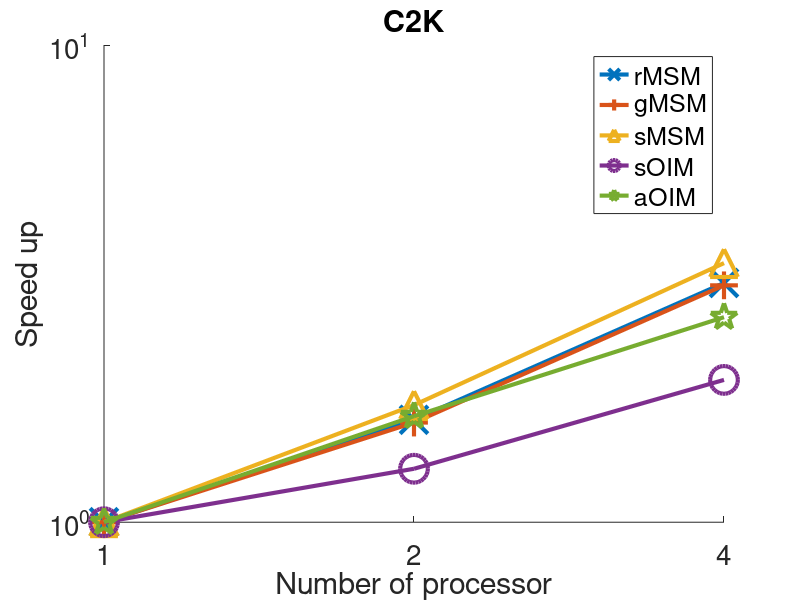

Recreate this plot in MATLAB.
clear

% Problem = 'Australian';
% speedUp = [];
% Algorithm = 'MOEA/D-STAT';
% STATTimeCost = 22330;
% speedUp(1:3,1) = [1;1;1];
% Algorithm = 'oipMOEA/D-FS-2';
% timeCost = 13931;
% speedUp(1,2) = STATTimeCost / timeCost;
% Algorithm = 'aspMOEA/D-FS-2';
% timeCost = 14122;
% speedUp(2,2) = STATTimeCost / timeCost;
% Algorithm = 'rdpMOEA/D-FS-2';
% timeCost = 13732;
% speedUp(3,2) = STATTimeCost / timeCost;
% Algorithm = 'oipMOEA/D-FS-4';
% timeCost = 8429;
% speedUp(1,3) = STATTimeCost / timeCost;
% Algorithm = 'aspMOEA/D-FS-4';
% timeCost = 8950;
% speedUp(2,3) = STATTimeCost / timeCost;
% Algorithm = 'rdpMOEA/D-FS-4';
% timeCost = 8202;
% speedUp(3,3) = STATTimeCost / timeCost;
% Algorithm = 'oipMOEA/D-FS-8';
% timeCost = 4934;
% speedUp(1,4) = STATTimeCost / timeCost;
% Algorithm = 'aspMOEA/D-FS-8';
% timeCost = 4952;
% speedUp(2,4) = STATTimeCost / timeCost;
% Algorithm = 'rdpMOEA/D-FS-8';
% timeCost = 5008;
% speedUp(3,4) = STATTimeCost / timeCost;

% Problem = 'Vehicle';
% speedUp = [];
% Algorithm = 'MOEA/D-STAT';
% STATTimeCost = 48772;
% speedUp(1:3,1) = [1;1;1];
% Algorithm = 'oipMOEA/D-FS-2';
% timeCost = 31222;
% speedUp(1,2) = STATTimeCost / timeCost;
% Algorithm = 'oipMOEA/D-FS-4';
% timeCost = 15520;
% speedUp(1,3) = STATTimeCost / timeCost;
% Algorithm = 'oipMOEA/D-FS-8';
% timeCost = 9199;
% speedUp(1,4) = STATTimeCost / timeCost;
% Algorithm = 'aspMOEA/D-FS-2';
% timeCost = 25494;
% speedUp(2,2) = STATTimeCost / timeCost;
% Algorithm = 'aspMOEA/D-FS-4';
% timeCost = 15937;
% speedUp(2,3) = STATTimeCost / timeCost;
% Algorithm = 'aspMOEA/D-FS-8';
% timeCost = 9118;
% speedUp(2,4) = STATTimeCost / timeCost;
% Algorithm = 'rdpMOEA/D-FS-2';
% timeCost = 27103;
% speedUp(3,2) = STATTimeCost / timeCost;
% Algorithm = 'rdpMOEA/D-FS-4';
% timeCost = 14899;
% speedUp(3,3) = STATTimeCost / timeCost;
% Algorithm = 'rdpMOEA/D-FS-8';
% timeCost = 8761;
% speedUp(3,4) = STATTimeCost / timeCost;

% Problem = 'Sonar';
% speedUp = [];
% Algorithm = 'MOEA/D-STAT';
% STATTimeCost = 25371;
% speedUp(1:3,1) = [1;1;1];
% Algorithm = 'oipMOEA/D-FS-2';
% timeCost = 15441;
% speedUp(1,2) = STATTimeCost / timeCost;
% Algorithm = 'aspMOEA/D-FS-2';
% timeCost = 13595;
% speedUp(2,2) = STATTimeCost / timeCost;
% Algorithm = 'rdpMOEA/D-FS-2';
% timeCost = 14543;
% speedUp(3,2) = STATTimeCost / timeCost;
% Algorithm = 'oipMOEA/D-FS-4';
% timeCost = 8473;
% speedUp(1,3) = STATTimeCost / timeCost;
% Algorithm = 'aspMOEA/D-FS-4';
% timeCost = 7852;
% speedUp(2,3) = STATTimeCost / timeCost;
% Algorithm = 'rdpMOEA/D-FS-4';
% timeCost = 7401;
% speedUp(3,3) = STATTimeCost / timeCost;
% Algorithm = 'oipMOEA/D-FS-8';
% timeCost = 4565;
% speedUp(1,4) = STATTimeCost / timeCost;
% Algorithm = 'aspMOEA/D-FS-8';
% timeCost = 5166;
% speedUp(2,4) = STATTimeCost / timeCost;
% Algorithm = 'rdpMOEA/D-FS-8';
% timeCost = 4367;
% speedUp(3,4) = STATTimeCost / timeCost;


% Problem = 'Hillvalley';
% speedUp = [];
% Algorithm = 'MOEA/D-STAT';
% STATTimeCost = 308243;
% speedUp(1:3,1) = [1;1;1];
% Algorithm = 'oipMOEA/D-FS-2';
% timeCost = 163705;
% speedUp(1,2) = STATTimeCost / timeCost;
% Algorithm = 'aspMOEA/D-FS-2';
% timeCost = 155080;
% speedUp(2,2) = STATTimeCost / timeCost;
% Algorithm = 'rdpMOEA/D-FS-2';
% timeCost = 149433;
% speedUp(3,2) = STATTimeCost / timeCost;
% Algorithm = 'oipMOEA/D-FS-4';
% timeCost = 93023;
% speedUp(1,3) = STATTimeCost / timeCost;
% Algorithm = 'aspMOEA/D-FS-4';
% timeCost = 83812;
% speedUp(2,3) = STATTimeCost / timeCost;
% Algorithm = 'rdpMOEA/D-FS-4';
% timeCost = 80884;
% speedUp(3,3) = STATTimeCost / timeCost;
% Algorithm = 'oipMOEA/D-FS-8';
% timeCost = 45256;
% speedUp(1,4) = STATTimeCost / timeCost;
% Algorithm = 'aspMOEA/D-FS-8';
% timeCost = 53755;
% speedUp(2,4) = STATTimeCost / timeCost;
% Algorithm = 'rdpMOEA/D-FS-8';
% timeCost = 44045;
% speedUp(3,4) = STATTimeCost / timeCost;

% Problem = 'Musk1';
% speedUp = [];
% efficient = [];
% Algorithm = 'MOEA/D-STAT';
% STATTimeCost = 611831;
% speedUp(1:3,1) = [1;1;1];
% efficient(1:3,1) = [1;1;1];
% Algorithm = 'oipMOEA/D-FS-2';
% timeCost = 361551;
% speedUp(1,2) = STATTimeCost / timeCost;
% efficient(1,2) = speedUp(1,2) / 2;
% Algorithm = 'oipMOEA/D-FS-4';
% timeCost = 189015;
% speedUp(1,3) = STATTimeCost / timeCost;
% efficient(1,3) = speedUp(1,3) / 4;
% Algorithm = 'oipMOEA/D-FS-8';
% timeCost = 96692;
% speedUp(1,4) = STATTimeCost / timeCost;
% efficient(1,4) = speedUp(1,4) / 8;
% Algorithm = 'aspMOEA/D-FS-2';
% timeCost = 330139;
% speedUp(2,2) = STATTimeCost / timeCost;
% efficient(2,2) = speedUp(2,2) / 2;
% Algorithm = 'aspMOEA/D-FS-4';
% timeCost = 165553;
% speedUp(2,3) = STATTimeCost / timeCost;
% efficient(2,3) = speedUp(2,3) / 4;
% Algorithm = 'aspMOEA/D-FS-8';
% timeCost = 87210;
% speedUp(2,4) = STATTimeCost / timeCost;
% efficient(2,4) = speedUp(2,4) / 8;
% Algorithm = 'rdpMOEA/D-FS-2';
% timeCost = 330748;
% speedUp(3,2) = STATTimeCost / timeCost;
% efficient(3,2) = speedUp(3,2) / 2;
% Algorithm = 'rdpMOEA/D-FS-4';
% timeCost = 168456;
% speedUp(3,3) = STATTimeCost / timeCost;
% efficient(3,3) = speedUp(3,3) / 4;
% Algorithm = 'rdpMOEA/D-FS-8';
% timeCost = 86277;
% speedUp(3,4) = STATTimeCost / timeCost;
% efficient(3,4) = speedUp(3,4) / 8;


% Problem = 'Arrhythmia';
% speedUp = [];
% Algorithm = 'MOEA/D-STAT';
% STATTimeCost = 900352;
% speedUp(1:3,1) = [1;1;1];
% Algorithm = 'oipMOEA/D-FS-2';
% timeCost = 480779;
% speedUp(1,2) = STATTimeCost / timeCost;
% Algorithm = 'aspMOEA/D-FS-2';
% timeCost = 488675;
% speedUp(2,2) = STATTimeCost / timeCost;
% Algorithm = 'rdpMOEA/D-FS-2';
% timeCost = 488035;
% speedUp(3,2) = STATTimeCost / timeCost;
% Algorithm = 'oipMOEA/D-FS-4';
% timeCost = 262769;
% speedUp(1,3) = STATTimeCost / timeCost;
% Algorithm = 'aspMOEA/D-FS-4';
% timeCost = 260485;
% speedUp(2,3) = STATTimeCost / timeCost;
% Algorithm = 'rdpMOEA/D-FS-4';
% timeCost = 252164;
% speedUp(3,3) = STATTimeCost / timeCost;
% Algorithm = 'oipMOEA/D-FS-8';
% timeCost = 144154;
% speedUp(1,4) = STATTimeCost / timeCost;
% Algorithm = 'aspMOEA/D-FS-8';
% timeCost = 138376;
% speedUp(2,4) = STATTimeCost / timeCost;
% Algorithm = 'rdpMOEA/D-FS-8';
% timeCost = 137985;
% speedUp(3,4) = STATTimeCost / timeCost;

Problem = 'C2K';
speedUp = [];
Algorithm = 'MOEA/D-STAT'; STATTimeCost = 17009171; speedUp(1:5,1) = [1;1;1;1;1];
Algorithm = 'npMOEA/D-FS-2';  timeCost = 10373962;   speedUp(1,2) = STATTimeCost / timeCost;
Algorithm = 'ffpMOEA/D-FS-2'; timeCost = 10514961;   speedUp(2,2) = STATTimeCost / timeCost;
Algorithm = 'sfpMOEA/D-FS-2'; timeCost = 9667033;   speedUp(3,2) = STATTimeCost / timeCost;
Algorithm = 'oipMOEA/D-FS-2'; timeCost = 13142196;  speedUp(4,2) = STATTimeCost / timeCost;
Algorithm = 'aspMOEA/D-FS-2'; timeCost = 10196771;  speedUp(5,2) = STATTimeCost / timeCost;
Algorithm = 'npMOEA/D-FS-4';  timeCost = 5362056;   speedUp(1,3) = STATTimeCost / timeCost;
Algorithm = 'ffpMOEA/D-FS-4'; timeCost = 5423890;   speedUp(2,3) = STATTimeCost / timeCost;
Algorithm = 'sfpMOEA/D-FS-4'; timeCost = 4872138;   speedUp(3,3) = STATTimeCost / timeCost;
Algorithm = 'oipMOEA/D-FS-4'; timeCost = 8559772;   speedUp(4,3) = STATTimeCost / timeCost;
Algorithm = 'aspMOEA/D-FS-4'; timeCost = 6324288;   speedUp(5,3) = STATTimeCost / timeCost;

% Problem = 'Bankruptcy';
% speedUp = [];
% Algorithm = 'MOEA/D-STAT'; STATTimeCost = 57699418; speedUp(1:5,1) = [1;1;1;1;1];
% Algorithm = 'npMOEA/D-FS-2';  timeCost = 33090696;   speedUp(1,2) = STATTimeCost / timeCost;
% Algorithm = 'ffpMOEA/D-FS-2'; timeCost = 34981863;   speedUp(2,2) = STATTimeCost / timeCost;
% Algorithm = 'sfpMOEA/D-FS-2'; timeCost = 32485589;   speedUp(3,2) = STATTimeCost / timeCost;
% Algorithm = 'oipMOEA/D-FS-2'; timeCost = 38551246;  speedUp(4,2) = STATTimeCost / timeCost;
% Algorithm = 'aspMOEA/D-FS-2'; timeCost = 30425350;  speedUp(5,2) = STATTimeCost / timeCost;
% Algorithm = 'npMOEA/D-FS-4';  timeCost = 18122391;   speedUp(1,3) = STATTimeCost / timeCost;
% Algorithm = 'ffpMOEA/D-FS-4'; timeCost = 17848696;   speedUp(2,3) = STATTimeCost / timeCost;
% Algorithm = 'sfpMOEA/D-FS-4'; timeCost = 16738081;   speedUp(3,3) = STATTimeCost / timeCost;
% Algorithm = 'oipMOEA/D-FS-4'; timeCost = 24733582;   speedUp(4,3) = STATTimeCost / timeCost;
% Algorithm = 'aspMOEA/D-FS-4'; timeCost = 18683762;   speedUp(5,3) = STATTimeCost / timeCost;

% Problem = 'MultipleFeatures';
% speedUp = [];
% Algorithm = 'MOEA/D-STAT'; STATTimeCost = 64913341;  speedUp(1:5,1) = [1;1;1;1;1];
% Algorithm = 'npMOEA/D-FS-2';  timeCost = 40997769;   speedUp(1,2) = STATTimeCost / timeCost;
% Algorithm = 'ffpMOEA/D-FS-2'; timeCost = 42873747;   speedUp(2,2) = STATTimeCost / timeCost;
% Algorithm = 'sfpMOEA/D-FS-2'; timeCost = 39885859;   speedUp(3,2) = STATTimeCost / timeCost;
% Algorithm = 'oipMOEA/D-FS-2'; timeCost = 55730723;   speedUp(4,2) = STATTimeCost / timeCost;
% Algorithm = 'aspMOEA/D-FS-2'; timeCost = 42303877;   speedUp(5,2) = STATTimeCost / timeCost;
% Algorithm = 'npMOEA/D-FS-4';  timeCost = 21891609;   speedUp(1,3) = STATTimeCost / timeCost;
% Algorithm = 'ffpMOEA/D-FS-4'; timeCost = 22351157;   speedUp(2,3) = STATTimeCost / timeCost;
% Algorithm = 'sfpMOEA/D-FS-4'; timeCost = 20590108;   speedUp(3,3) = STATTimeCost / timeCost;
% Algorithm = 'oipMOEA/D-FS-4'; timeCost = 36938874;   speedUp(4,3) = STATTimeCost / timeCost;
% Algorithm = 'aspMOEA/D-FS-4'; timeCost = 25948535;   speedUp(5,3) = STATTimeCost / timeCost;

% Problem = 'MFCC';
% speedUp = [];
% Algorithm = 'MOEA/D-STAT'; STATTimeCost = 4346622;  speedUp(1:5,1) = [1;1;1;1;1];
% Algorithm = 'rMSM-2';  timeCost = 2362764;   speedUp(1,2) = STATTimeCost / timeCost;
% Algorithm = 'gMSM-2'; timeCost = 2501373;   speedUp(2,2) = STATTimeCost / timeCost;
% Algorithm = 'sMSM-2'; timeCost = 2318048;   speedUp(3,2) = STATTimeCost / timeCost;
% Algorithm = 'sOIM-2'; timeCost = 3029444;   speedUp(4,2) = STATTimeCost / timeCost;
% Algorithm = 'aOIM-2'; timeCost = 2593544;   speedUp(5,2) = STATTimeCost / timeCost;
% Algorithm = 'rMSM-4';  timeCost = 1313761;   speedUp(1,3) = STATTimeCost / timeCost;
% Algorithm = 'gMSM-4'; timeCost = 1311765;   speedUp(2,3) = STATTimeCost / timeCost;
% Algorithm = 'sMSM-4'; timeCost = 1264538;   speedUp(3,3) = STATTimeCost / timeCost;
% Algorithm = 'sOIM-4'; timeCost = 1563462;   speedUp(4,3) = STATTimeCost / timeCost;
% Algorithm = 'aOIM-4'; timeCost = 1488887;   speedUp(5,3) = STATTimeCost / timeCost;


figure()
hold on 
view(2)
title([Problem]);
plot(1:3,speedUp(1,:),'-x','LineWidth',3,'MarkerSize',20)
plot(1:3,speedUp(2,:),'-+','LineWidth',3,'MarkerSize',20)
plot(1:3,speedUp(3,:),'-^','LineWidth',3,'MarkerSize',20)
plot(1:3,speedUp(4,:),'-o','LineWidth',3,'MarkerSize',20)
plot(1:3,speedUp(5,:),'-p','LineWidth',3,'MarkerSize',20)
% plot(1:4,[1,2,4,8],'--','LineWidth',2,'MarkerSize',10)
set(gca,'xtick',[1 2 3],'xticklabel',{'1','2','4'});
xlabel('Number of processor');
ylabel('Speed up');
legend('rMSM','gMSM','sMSM','sOIM','aOIM');  %,'ideal' 
set(gca,'FontSize',20);
set(gca, 'YScale', 'log');

% figure()
% hold on
% view(2)
% title([Problem]);
% plot(1:4,efficient(1,:),'-o','LineWidth',2,'MarkerSize',10)
% plot(1:4,efficient(2,:),'-<','LineWidth',2,'MarkerSize',10)
% plot(1:4,efficient(3,:),'-s','LineWidth',2,'MarkerSize',10)
% set(gca,'xtick',[1 2 3 4],'xticklabel',{'1','2','4','8'});
% xlabel('number of processor');
% ylabel('efficient');
% legend('oipMOEA/D-FS','aspMOEA/D-FS','rdpMOEA/D-FS');


% xtickangle(45)

